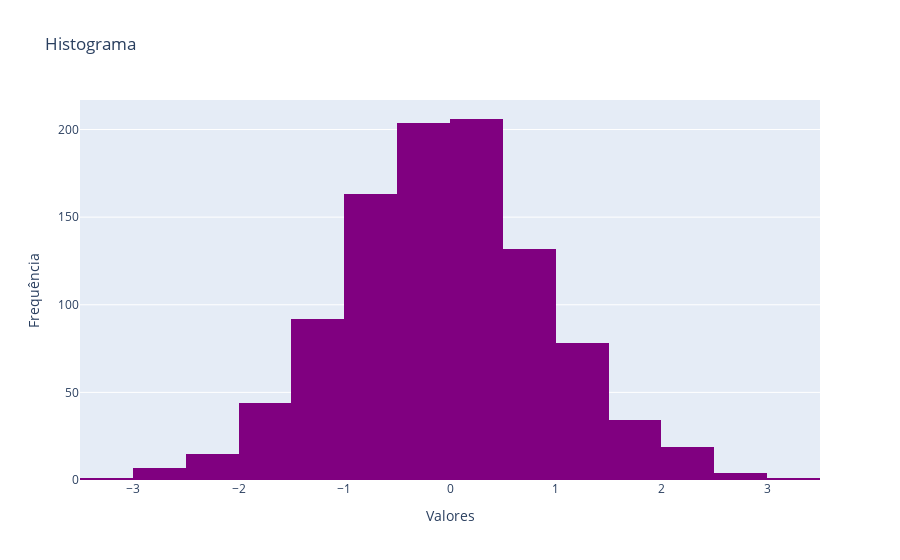

The notebook cell saved with this chart:
### Markdown cell above
---
#### 4. Histograma

Um histograma é usado para representar a distribuição de frequência de um conjunto de dados.

### Code cell
# Dados de exemplo
dados = np.random.randn(1000)

# Criar o histograma 
fig = go.Figure(data=go.Histogram(x=dados, nbinsx=30, marker_color='purple'))
fig.update_layout(title='Histograma', xaxis_title='Valores', yaxis_title='Frequência')
fig.show()

### Figure 1 — Plotly figure (JSON) as saved in the notebook; plotly's stock layout.template omitted (floating-point values rounded to 4 significant figures; data arrays with more than 128 entries replaced by an {"elided": "..."} marker saying what was removed)
{"data": [{"marker": {"color": "purple"}, "nbinsx": 30, "type": "histogram", "x": {"elided": "1000 float values"}}], "layout": {"title": {"text": "Histograma"}, "xaxis": {"title": {"text": "Valores"}}, "yaxis": {"title": {"text": "Frequência"}}}}
